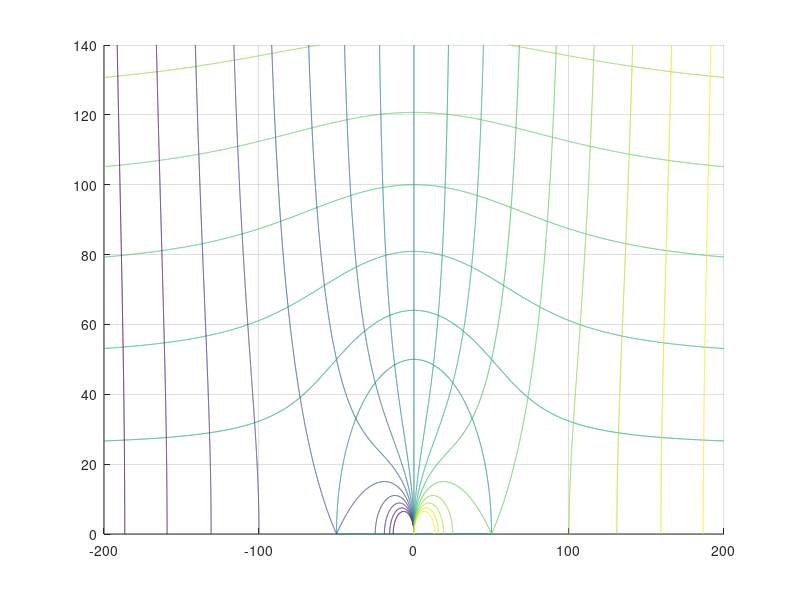

Reproduce this figure in MATLAB.
clc;
close all;

t = @(x,y) 10.*y - 25000 .* (y./(y.^2+x.^2));   % PSI
phi = @(x,y) 10.*x + 25000 .* (x./(x.^2+y.^2));
x = -200:0.1:200;
y = 0:0.1:140;
n = 0:250:1500;
m = -2000:250:2000;
[X, Y] = meshgrid(x,y);

figure ('Name','Strömungsmechanik','NumberTitle', 'Off');
hold on;
grid on;
[c,h] = contour(X, Y, t(X,Y), n);
% clabel(c, h);

[c,h] = contour(X, Y, phi(X,Y), m);
% clabel(c, h);